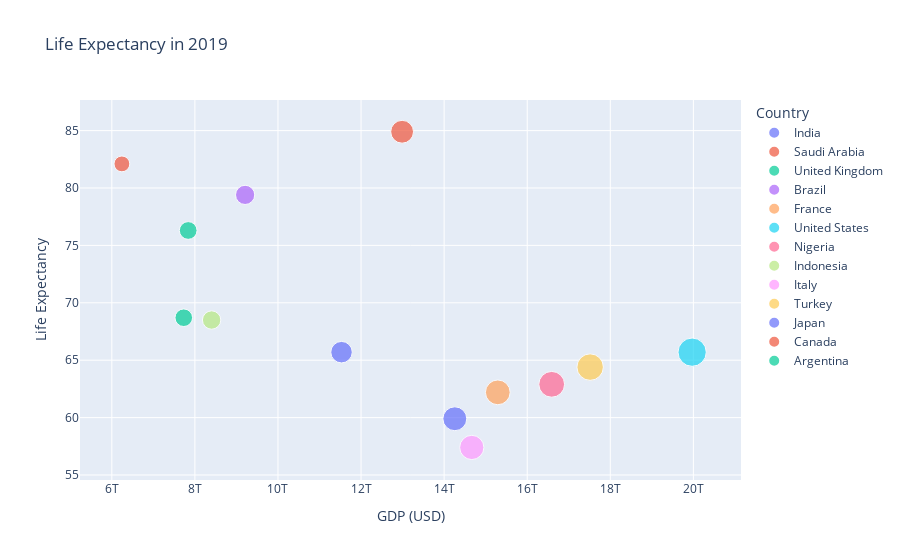

Notebook code cell kept with this figure:
### Code cell
#life expectancy in 2019
px.scatter(data_frame=data_last_year, x='GDP (USD)', y='Life Expectancy',size='GDP (USD)',color='Country',title='Life Expectancy in 2019')

### Figure 1 — Plotly figure (JSON) as saved in the notebook; plotly's stock layout.template omitted (floating-point values rounded to 4 significant figures)
{"data": [{"hovertemplate": "Country=India<br>GDP (USD)=%{marker.size}<br>Life Expectancy=%{y}<extra></extra>", "legendgroup": "India", "marker": {"color": "#636efa", "size": [14257200000000], "sizemode": "area", "sizeref": 49925725000, "symbol": "circle"}, "mode": "markers", "name": "India", "orientation": "v", "showlegend": true, "type": "scatter", "x": [14257200000000], "xaxis": "x", "y": [59.9], "yaxis": "y"}, {"hovertemplate": "Country=Saudi Arabia<br>GDP (USD)=%{marker.size}<br>Life Expectancy=%{y}<extra></extra>", "legendgroup": "Saudi Arabia", "marker": {"color": "#EF553B", "size": [12988290000000], "sizemode": "area", "sizeref": 49925725000, "symbol": "circle"}, "mode": "markers", "name": "Saudi Arabia", "orientation": "v", "showlegend": true, "type": "scatter", "x": [12988290000000], "xaxis": "x", "y": [84.9], "yaxis": "y"}, {"hovertemplate": "Country=United Kingdom<br>GDP (USD)=%{marker.size}<br>Life Expectancy=%{y}<extra></extra>", "legendgroup": "United Kingdom", "marker": {"color": "#00cc96", "size": [7731710000000], "sizemode": "area", "sizeref": 49925725000, "symbol": "circle"}, "mode": "markers", "name": "United Kingdom", "orientation": "v", "showlegend": true, "type": "scatter", "x": [7731710000000], "xaxis": "x", "y": [68.7], "yaxis": "y"}, {"hovertemplate": "Country=Brazil<br>GDP (USD)=%{marker.size}<br>Life Expectancy=%{y}<extra></extra>", "legendgroup": "Brazil", "marker": {"color": "#ab63fa", "size": [9209270000000], "sizemode": "area", "sizeref": 49925725000, "symbol": "circle"}, "mode": "markers", "name": "Brazil", "orientation": "v", "showlegend": true, "type": "scatter", "x": [9209270000000], "xaxis": "x", "y": [79.4], "yaxis": "y"}, {"hovertemplate": "Country=France<br>GDP (USD)=%{marker.size}<br>Life Expectancy=%{y}<extra></extra>", "legendgroup": "France", "marker": {"color": "#FFA15A", "size": [15291730000000], "sizemode": "area", "sizeref": 49925725000, "symbol": "circle"}, "mode": "markers", "name": "France", "orientation": "v", "showlegend": true, "type": "scatter", "x": [15291730000000], "xaxis": "x", "y": [62.2], "yaxis": "y"}, {"hovertemplate": "Country=United States<br>GDP (USD)=%{marker.size}<br>Life Expectancy=%{y}<extra></extra>", "legendgroup": "United States", "marker": {"color": "#19d3f3", "size": [19970290000000], "sizemode": "area", "sizeref": 49925725000, "symbol": "circle"}, "mode": "markers", "name": "United States", "orientation": "v", "showlegend": true, "type": "scatter", "x": [19970290000000], "xaxis": "x", "y": [65.7], "yaxis": "y"}, {"hovertemplate": "Country=Nigeria<br>GDP (USD)=%{marker.size}<br>Life Expectancy=%{y}<extra></extra>", "legendgroup": "Nigeria", "marker": {"color": "#FF6692", "size": [16589390000000], "sizemode": "area", "sizeref": 49925725000, "symbol": "circle"}, "mode": "markers", "name": "Nigeria", "orientation": "v", "showlegend": true, "type": "scatter", "x": [16589390000000], "xaxis": "x", "y": [62.9], "yaxis": "y"}, {"hovertemplate": "Country=Indonesia<br>GDP (USD)=%{marker.size}<br>Life Expectancy=%{y}<extra></extra>", "legendgroup": "Indonesia", "marker": {"color": "#B6E880", "size": [8403000000000.0], "sizemode": "area", "sizeref": 49925725000, "symbol": "circle"}, "mode": "markers", "name": "Indonesia", "orientation": "v", "showlegend": true, "type": "scatter", "x": [8403000000000.0], "xaxis": "x", "y": [68.5], "yaxis": "y"}, {"hovertemplate": "Country=Italy<br>GDP (USD)=%{marker.size}<br>Life Expectancy=%{y}<extra></extra>", "legendgroup": "Italy", "marker": {"color": "#FF97FF", "size": [14665360000000], "sizemode": "area", "sizeref": 49925725000, "symbol": "circle"}, "mode": "markers", "name": "Italy", "orientation": "v", "showlegend": true, "type": "scatter", "x": [14665360000000], "xaxis": "x", "y": [57.4], "yaxis": "y"}, {"hovertemplate": "Country=Turkey<br>GDP (USD)=%{marker.size}<br>Life Expectancy=%{y}<extra></extra>", "legendgroup": "Turkey", "marker": {"color": "#FECB52", "size": [17515090000000], "sizemode": "area", "sizeref": 49925725000, "symbol": "circle"}, "mode": "markers", "name": "Turkey", "orientation": "v", "showlegend": true, "type": "scatter", "x": [17515090000000], "xaxis": "x", "y": [64.4], "yaxis": "y"}, {"hovertemplate": "Country=Japan<br>GDP (USD)=%{marker.size}<br>Life Expectancy=%{y}<extra></extra>", "legendgroup": "Japan", "marker": {"color": "#636efa", "size": [11529620000000], "sizemode": "area", "sizeref": 49925725000, "symbol": "circle"}, "mode": "markers", "name": "Japan", "orientation": "v", "showlegend": true, "type": "scatter", "x": [11529620000000], "xaxis": "x", "y": [65.7], "yaxis": "y"}, {"hovertemplate": "Country=Canada<br>GDP (USD)=%{marker.size}<br>Life Expectancy=%{y}<extra></extra>", "legendgroup": "Canada", "marker": {"color": "#EF553B", "size": [6242390000000], "sizemode": "area", "sizeref": 49925725000, "symbol": "circle"}, "mode": "markers", "name": "Canada", "orientation": "v", "showlegend": true, "type": "scatter", "x": [6242390000000], "xaxis": "x", "y": [82.1], "yaxis": "y"}, {"hovertemplate": "Country=Argentina<br>GDP (USD)=%{marker.size}<br>Life Expectancy=%{y}<extra></extra>", "legendgroup": "Argentina", "marker": {"color": "#00cc96", "size": [7838600000000], "sizemode": "area", "sizeref": 49925725000, "symbol": "circle"}, "mode": "markers", "name": "Argentina", "orientation": "v", "showlegend": true, "type": "scatter", "x": [7838600000000], "xaxis": "x", "y": [76.3], "yaxis": "y"}], "layout": {"legend": {"itemsizing": "constant", "title": {"text": "Country"}, "tracegroupgap": 0}, "title": {"text": "Life Expectancy in 2019"}, "xaxis": {"anchor": "y", "domain": [0, 1], "title": {"text": "GDP (USD)"}}, "yaxis": {"anchor": "x", "domain": [0, 1], "title": {"text": "Life Expectancy"}}}}
